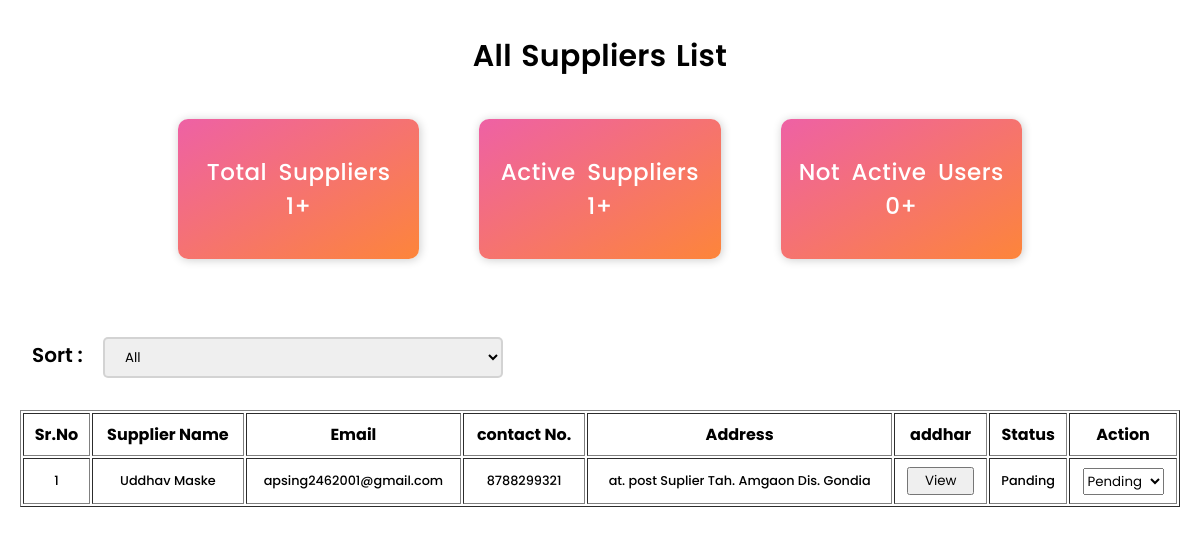
Before: /supplier-list/ (signed in) with the older database file.
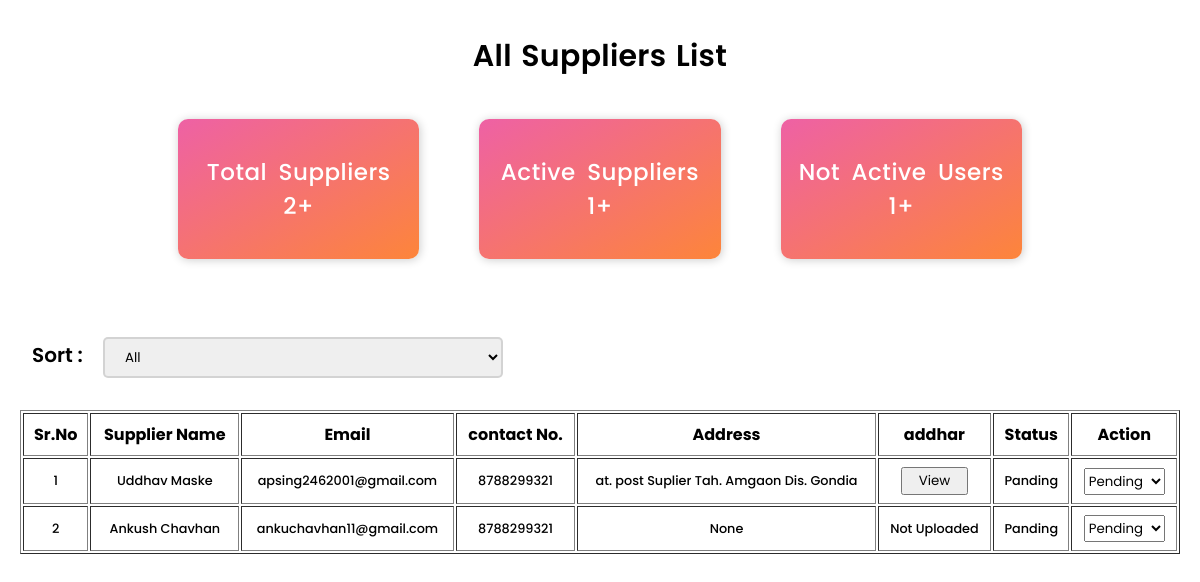
After: the same page with the newer database file.
### messApp/models.py (models this page shows, shortened)
class Supplier(models.Model):
    user = models.ForeignKey(User,on_delete=models.CASCADE)
    name = models.CharField(max_length=5000,null=True,blank=True)
    email = models.EmailField(max_length=3000)
    number = models.CharField(max_length=12,null=True,blank=True)
    image = models.ImageField(upload_to='supplierImage/', height_field=None, width_field=None, max_length=None)
    id_proof = models.ImageField(upload_to='supplier-id/', height_field=None, width_field=None, max_length=None)
    address = models.TextField(null=True,blank=True)
    active = models.BooleanField(default=False)
    label = models.CharField(max_length=500,default='panding',null=True,blank=True)
    date_of_joining = models.DateField(auto_now=False, auto_now_add=True)
    experience = models.IntegerField(default=0)
    otp = models.CharField(max_length=50,null=True,blank=True)
    email_verify = models.BooleanField(default=False)

### messApp/views.py (the view)
# urls.py: path('supplier-list/',views.SupplierList,name='supplier-list'),
def SupplierList(request):
    suppliers = None
    if request.user.is_active:
        user = User.objects.get(username = request.user.username)
        if user is not None:
            if user.is_superuser:
                suppliers = Supplier.objects.all()
                count_sup = len(suppliers)
                len_active = len(Supplier.objects.filter(active = True))
                count_not_act = len(Supplier.objects.filter(active = False))
                context = {
                    'suppliers':suppliers,
                    'active_count':len_active,
                    'total_count':count_sup,
                    'not_active':count_not_act
                }
                return render(request,'list-of-suppliers.html',context)
    return redirect('/')

### templates/list-of-suppliers.html (shortened to what the changed rows need)
{% load static %}
<!DOCTYPE html>
<html lang="en">
<head>
    <link rel="stylesheet" href="https://cdnjs.cloudflare.com/ajax/libs/font-awesome/6.0.0-beta3/css/all.min.css"
 />
    <link rel="stylesheet" href="{% static 'css/list-of-suppliers.css' %}">
</head>
<body>
            <section class="happy__users__section">
                <div class="section__title">
                    <h2>All Suppliers List</h2>
                </div>
                <div class="wrapper">
                    <div class="card">
                        <h3>Total Suppliers</h3>
                        <h3>{{total_count}}+</h3>
                    </div>
                    <div class="card">
                        <h3>Not Active Users</h3>
                        <h3>{{not_active}}+</h3>
                    </div>
                </div>
            </section>
            <section id="all__requests">
                <div class="table__container">
                    <table border="1">
                        <tr>
                            <th>Sr.No</th>
                            <th>Supplier Name</th>
                            <th>Email</th>
                            <th>contact No.</th>
                            <th>Address</th>
                            <th>addhar</th>
                            <th>Status</th>
                            <th>Action</th>
                        </tr>
                        <tbody class="table__body">
                            {% if suppliers %}
                                {% for supplier in suppliers %}
                                <tr>
                                    <td>{{forloop.counter}}</td>
                                    <td>{{supplier.name}}</td>
                                    <td>{{supplier.email}}</td>
                                    <td>{{supplier.number}}</td>
                                    <td>{{supplier.address}}</td>
                                    <td>
                                        {% if supplier.id_proof %}
                                            <button class="view__addhar" data-url="{{supplier.id_proof.url}}">View</button></td>
                                        {% else %}
                                            Not Uploaded
                                        {% endif %}
                                    <td>
                                        {% if supplier.label == 'accept' %}
                                        Accept
                                        {% elif supplier.label == 'declined' %}
                                        Declined
                                        {% else %}
                                        Panding
                                        {% endif %}
                                    </td>
                                    <td >
                                        <form action="/supplier-action/" method="POST" class="submit_form">
                                            {% if supplier.label == 'panding' %}
                                                <select name="label" class="accept__declined__status">
                                                    <option value="pending" select>Pending</option>
                                                </select>
                                            {% elif supplier.label == 'accept' %}
                                                <select name="label" class="accept__declined__status">
                                                    <option value="accept" selected>Accept</option>
                                                    <option value="declined">Declined</option>
                                                </select>
                                            {% else %}
                                                <select name="label" class="accept__declined__status">
                                                    <option value="declined" selected>Declined</option>
                                                    <option value="accept">Accept</option>
                                                </select>
                                            {% endif %}
                                        </form>
                                    </td>
                                </tr>
                                {% endfor %}
                            {% endif %}
                        </tbody>
                    </table>
                </div>
          </section>
</body>
</html>

Changed rows visible on the page:
added Supplier: name "Ankush Chavhan", email "ankuchavhan11@gmail.com", number "8788299321", address "None", id_proof "Not Uploaded", label "Panding"
Other visible differences:
{{ total_count }}: "1" → "2"
{{ not_active }}: "0" → "1"
